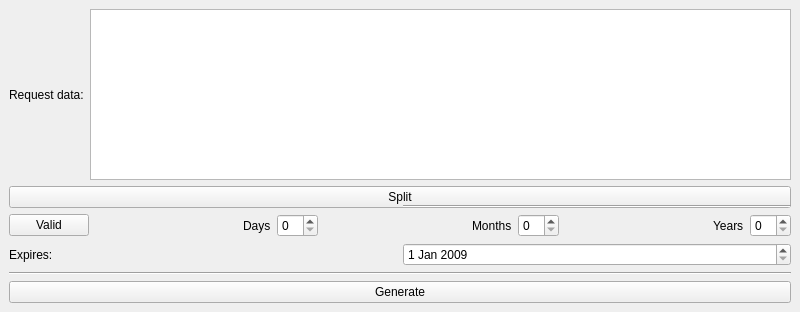
<?xml version="1.0" encoding="UTF-8"?>
<ui version="4.0">
 <class>keyWindow</class>
 <widget class="QMainWindow" name="keyWindow">
  <property name="geometry">
   <rect>
    <x>0</x>
    <y>0</y>
    <width>800</width>
    <height>312</height>
   </rect>
  </property>
  <property name="windowTitle">
   <string>MainWindow</string>
  </property>
  <widget class="QWidget" name="centralwidget">
   <layout class="QGridLayout" name="gridLayout">
    <item row="0" column="0" colspan="2">
     <layout class="QHBoxLayout" name="horizontalLayout">
      <item>
       <widget class="QLabel" name="label">
        <property name="text">
         <string>Request data:</string>
        </property>
       </widget>
      </item>
      <item>
       <widget class="QTextEdit" name="requestData">
        <property name="toolTip">
         <string>Enter the request received from the user into this field.</string>
        </property>
       </widget>
      </item>
     </layout>
    </item>
    <item row="1" column="0" rowspan="2" colspan="2">
     <widget class="QPushButton" name="splitButton">
      <property name="text">
       <string>Split</string>
      </property>
     </widget>
    </item>
    <item row="2" column="1">
     <widget class="Line" name="line_2">
      <property name="orientation">
       <enum>Qt::Horizontal</enum>
      </property>
     </widget>
    </item>
    <item row="3" column="0" colspan="2">
     <layout class="QHBoxLayout" name="horizontalLayout_5">
      <item>
       <widget class="QPushButton" name="validButton">
        <property name="text">
         <string>Valid</string>
        </property>
       </widget>
      </item>
      <item>
       <spacer name="horizontalSpacer">
        <property name="orientation">
         <enum>Qt::Horizontal</enum>
        </property>
        <property name="sizeHint" stdset="0">
         <size>
          <width>40</width>
          <height>20</height>
         </size>
        </property>
       </spacer>
      </item>
      <item>
       <layout class="QHBoxLayout" name="horizontalLayout_4">
        <item>
         <widget class="QLabel" name="label_5">
          <property name="text">
           <string>Days</string>
          </property>
         </widget>
        </item>
        <item>
         <widget class="QSpinBox" name="days"/>
        </item>
       </layout>
      </item>
      <item>
       <spacer name="horizontalSpacer_2">
        <property name="orientation">
         <enum>Qt::Horizontal</enum>
        </property>
        <property name="sizeHint" stdset="0">
         <size>
          <width>40</width>
          <height>20</height>
         </size>
        </property>
       </spacer>
      </item>
      <item>
       <layout class="QHBoxLayout" name="horizontalLayout_2">
        <item>
         <widget class="QLabel" name="label_3">
          <property name="text">
           <string>Months</string>
          </property>
         </widget>
        </item>
        <item>
         <widget class="QSpinBox" name="months"/>
        </item>
       </layout>
      </item>
      <item>
       <spacer name="horizontalSpacer_3">
        <property name="orientation">
         <enum>Qt::Horizontal</enum>
        </property>
        <property name="sizeHint" stdset="0">
         <size>
          <width>40</width>
          <height>20</height>
         </size>
        </property>
       </spacer>
      </item>
      <item>
       <layout class="QHBoxLayout" name="horizontalLayout_3">
        <item>
         <widget class="QLabel" name="label_4">
          <property name="text">
           <string>Years</string>
          </property>
         </widget>
        </item>
        <item>
         <widget class="QSpinBox" name="years"/>
        </item>
       </layout>
      </item>
     </layout>
    </item>
    <item row="4" column="0" colspan="2">
     <layout class="QHBoxLayout" name="horizontalLayout_6">
      <item>
       <widget class="QLabel" name="label_2">
        <property name="text">
         <string>Expires:</string>
        </property>
       </widget>
      </item>
      <item>
       <widget class="QDateEdit" name="expires">
        <property name="toolTip">
         <string>The date, when the license will expire.</string>
        </property>
        <property name="dateTime">
         <datetime>
          <hour>9</hour>
          <minute>0</minute>
          <second>0</second>
          <year>2009</year>
          <month>1</month>
          <day>1</day>
         </datetime>
        </property>
       </widget>
      </item>
     </layout>
    </item>
    <item row="5" column="0" colspan="2">
     <widget class="Line" name="line">
      <property name="orientation">
       <enum>Qt::Horizontal</enum>
      </property>
     </widget>
    </item>
    <item row="6" column="0" colspan="2">
     <widget class="QPushButton" name="generateButton">
      <property name="text">
       <string>Generate</string>
      </property>
     </widget>
    </item>
   </layout>
  </widget>
 </widget>
 <resources/>
 <connections/>
</ui>
